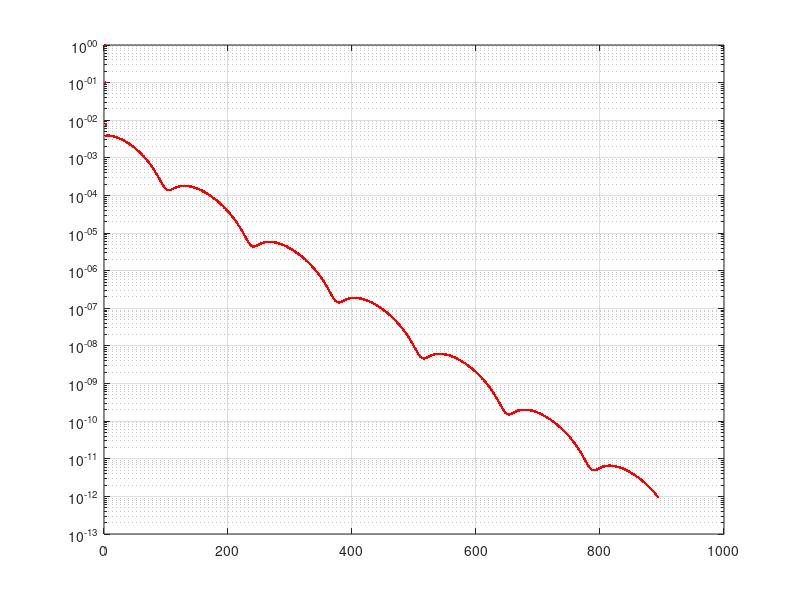

Here is the MATLAB script that generated this plot:

% Paprastuju iteraciju ir Gauso-Zeidelio algoritmai

clc, clear all
A=[ 1 -1  0  0;
   -1  2 -1  0;
   0  -1  2 -1;
   0   0 -1  2]
b=[2;0;0;0]
A=[
 5 11 7 0;
 2 6 17 2;
 2 1  5 1;
 4 12 1 7;
] % coefficient matrix
b=[50; 75; 30; 171] % right-hand side vector
n=size(A,1)
Aprad=A;


% method='simple_iterations';
method='Gauss-Seidel_iterations';
alpha=[100; 20; 1; 1];  % laisvai parinkti metodo parametrai

Atld=diag(1./diag(A))*A-diag(alpha)
btld=diag(1./diag(A))*b

nitmax=1000;
eps=1e-12;
x=zeros(n,1);x1=zeros(n,1);
fprintf(1,'\n sprendimas iteracijomis:'); 
for it=1:nitmax
  if strcmp(method,'Gauss-Seidel_iterations')
    for i=1:n
        x1(i)=(btld(i)-Atld(i,:)*x1)/alpha(i);
    end
  elseif strcmp(method,'simple_iterations')
       x1=(btld-Atld*x)./alpha; 
  else, 
    'neaprasytas metodas', return,
  end
  prec(it)=norm(x1-x)/(norm(x)+norm(x1));
  fprintf(1,'iteracija Nr. %d,  tikslumas  %g\n',it,prec(it))
  if prec(it) < eps, break, end
  x=x1;
end
x
disp('patikrinimas')
Aprad*x-b

semilogy([1:length(prec)],prec,'r.');grid on,hold on
